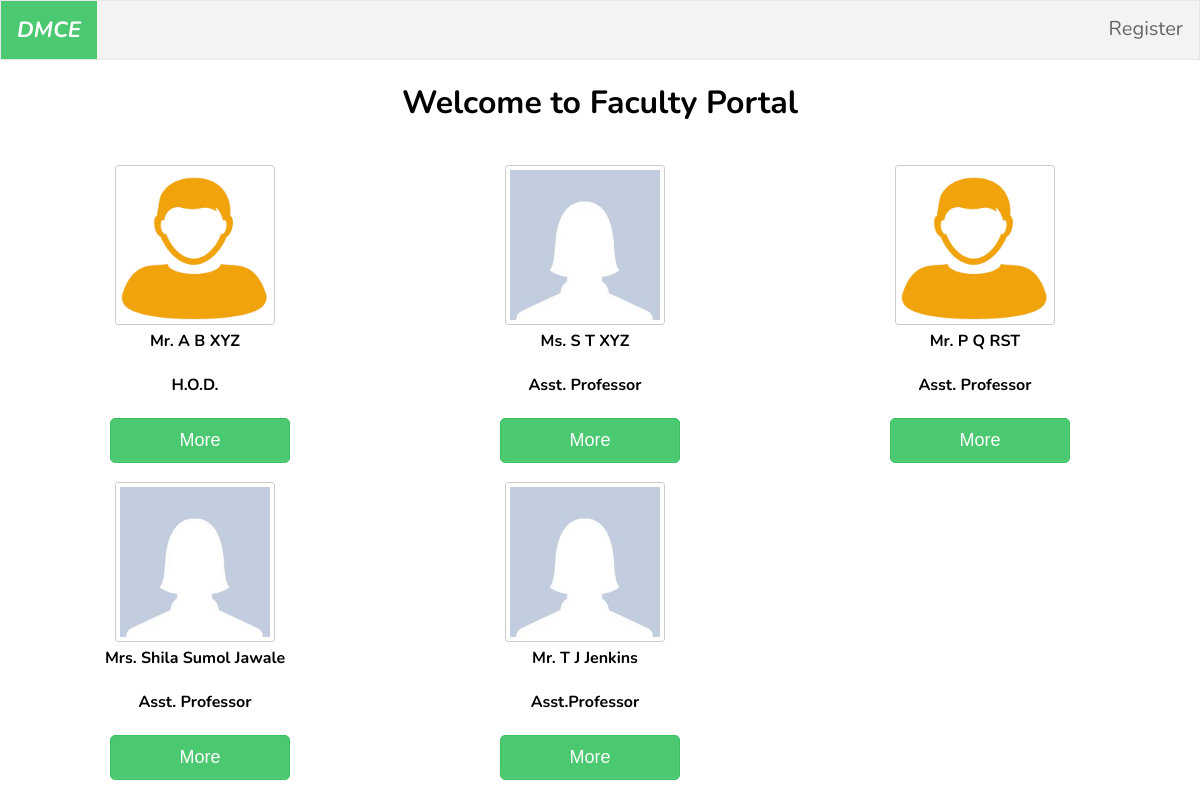
Before: / with the older database file.
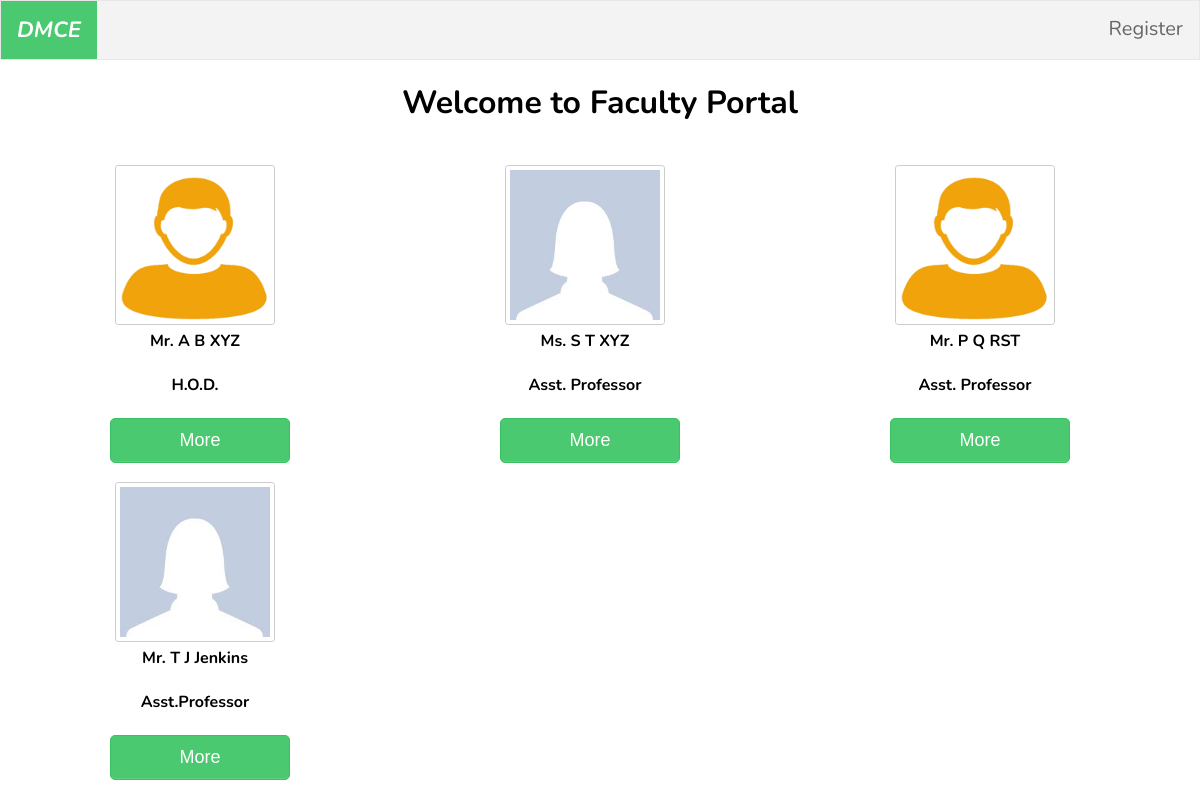
After: the same page with the newer database file.
### tables this page shows
CREATE TABLE `fac_info` (
  `fac_id` int(16) UNSIGNED NOT NULL,
  `salut` varchar(4) NOT NULL,
  `fname` varchar(16) NOT NULL,
  `mname` varchar(16) NOT NULL,
  `lname` varchar(40) NOT NULL,
  `email` varchar(32) DEFAULT NULL,
  `occupation` varchar(16) DEFAULT NULL,
  `pwd` varchar(32) DEFAULT NULL,
  `gender` varchar(6) DEFAULT NULL,
  `join_dt` date DEFAULT NULL,
  `image` varchar(1024) DEFAULT NULL
);

### index.php (the view, shortened to what this page needs)
<?php
include "includes/db.php";
?>
<!DOCTYPE html>
<html>
<head>
    <link rel="stylesheet" type="text/css" href="css/nav.css">
    <link rel="stylesheet" type="text/css" href="css/main.css">
</head>
<body>
<ul>
  <div id="brand">
  <li><a class="active" href="index.php">DMCE</a></li>
  </div>
  <div class="other" id="right">
  <li><a href='signup.php'>Register</a></li>
  </div>
</ul>
    <h1 align="center">Welcome to Faculty Portal</h1>
<?php
        $query1='select * from fac_info';
        $result=mysqli_query($connection,$query1);
        if(!$result){
            die(mysql_error());
        }
        else{
            while($obj=$result->fetch_object()){
                echo'<div class="l-3 columns" align="center">';
                echo'<img src="'.$obj->image.'" class="th"/><br/>';
                echo'<p class="text-index"><strong>'.$obj->salut.' '.$obj->fname.' '.$obj->mname.' '.$obj->lname.'</strong></p><br>';
                echo'<p class="text-index" align="center"><strong>'.$obj->occupation.'</strong></p><br>';
                echo'<p><a href="profile.php?id='.$obj->fac_id.'"><input type="submit" value="More" class="show-btn"/></a></p>';
                echo'</div>';
            }
        }
?>
    </body>
</html>

### css/nav.css (style rules this page uses)
ul { list-style-type: none; margin: 0px 0px 0px 0px; padding: 0px 0px 0px 0px; overflow: hidden; border: 1px solid #e7e7e7; background-color: #f3f3f3; font-family: 'Nunito', sans-serif; font-size:20px; }
li { float: left; }
#right { float: right; }
#brand { font-style: oblique; font-weight: bolder; font-size: 22px; }
li a { display: block; color: #666; text-align: center; padding: 14px 16px; text-decoration: none; }
body { margin:0px 0px 0px 0px; font-family: 'Nunito', sans-serif; background-image: url("bg-01.jpg"); }
li a.active { color: white; background-color: #4BC970; }

### css/main.css (style rules this page uses)
.column, .columns { margin-top:20px; position: relative; padding-left: 0.9375rem; padding-right: 0.9375rem; align-self: center; float:left; }
.l-3 { width: 29.999999%; }
.show-btn { padding: 11px 13px 11px 13px; color: #FFF; background-color: #4bc970; font-size: 18px; text-align: center; font-style: normal; border-radius: 5px; width: 50%; border: 1px solid #3ac162; border-width: 1px 1px 1px 1px; box-shadow: 0 -1px 0 rgba(255,255,255,0.1) inset; margin:0px 0px 0px 10px; transition: background-color 300ms ease-out; }
.th { line-height: 0; display: inline-block; border: solid 4px white; width: 150px; height: 150px; box-shadow: 0 0 0 1px rgba(0, 0, 0, 0.2); transition: all 200ms ease-out; border-radius: 3px; }
p { margin:0px auto; }

Changed rows visible on the page:
removed fac_info: image (picture), salut "Mrs.", fname "Shila", mname "Sumol", lname "Jawale", occupation "Asst. Professor"
